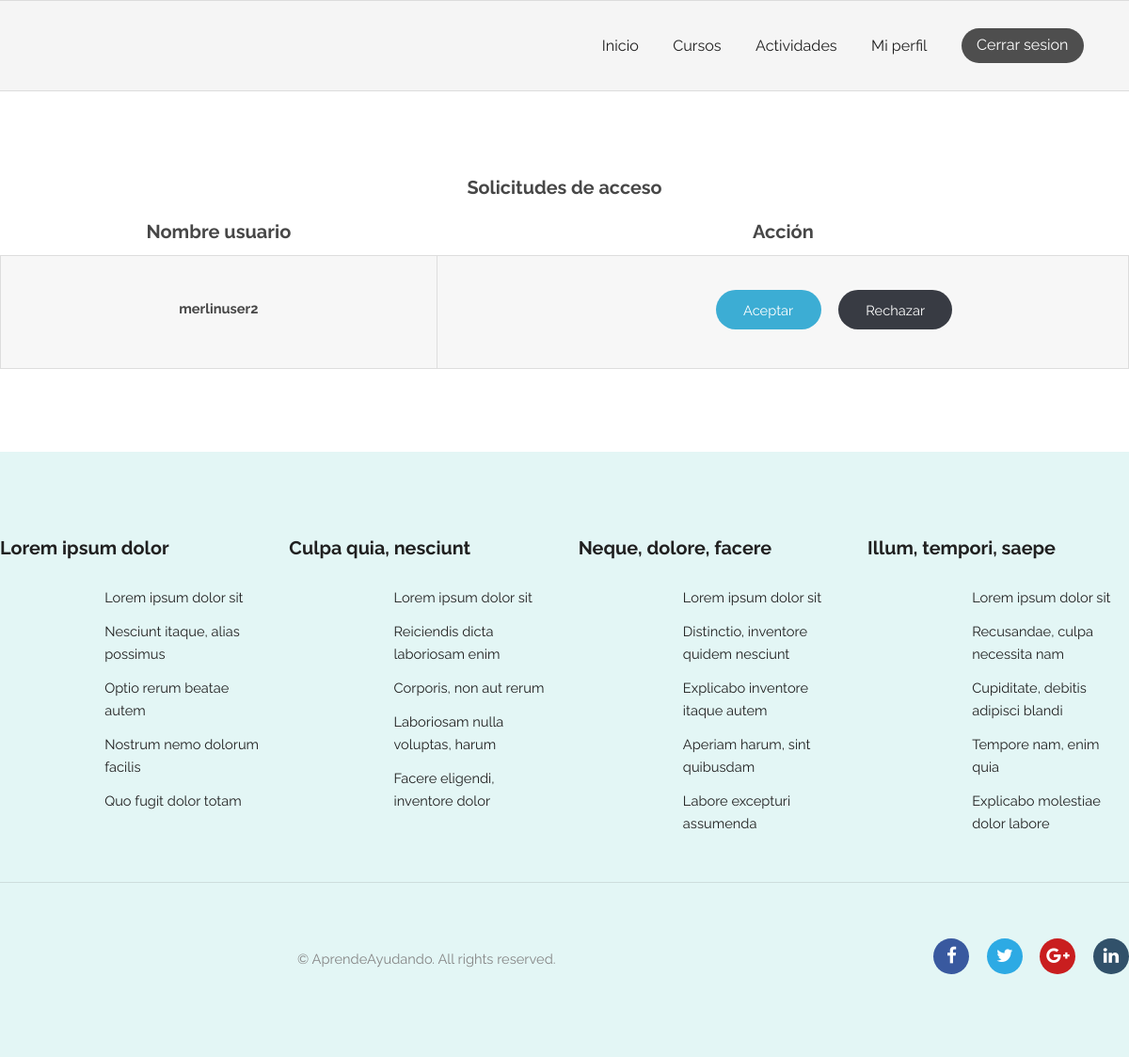
/activity/2/activityrequest/ (signed in), run on an earlier commit of the app's database.
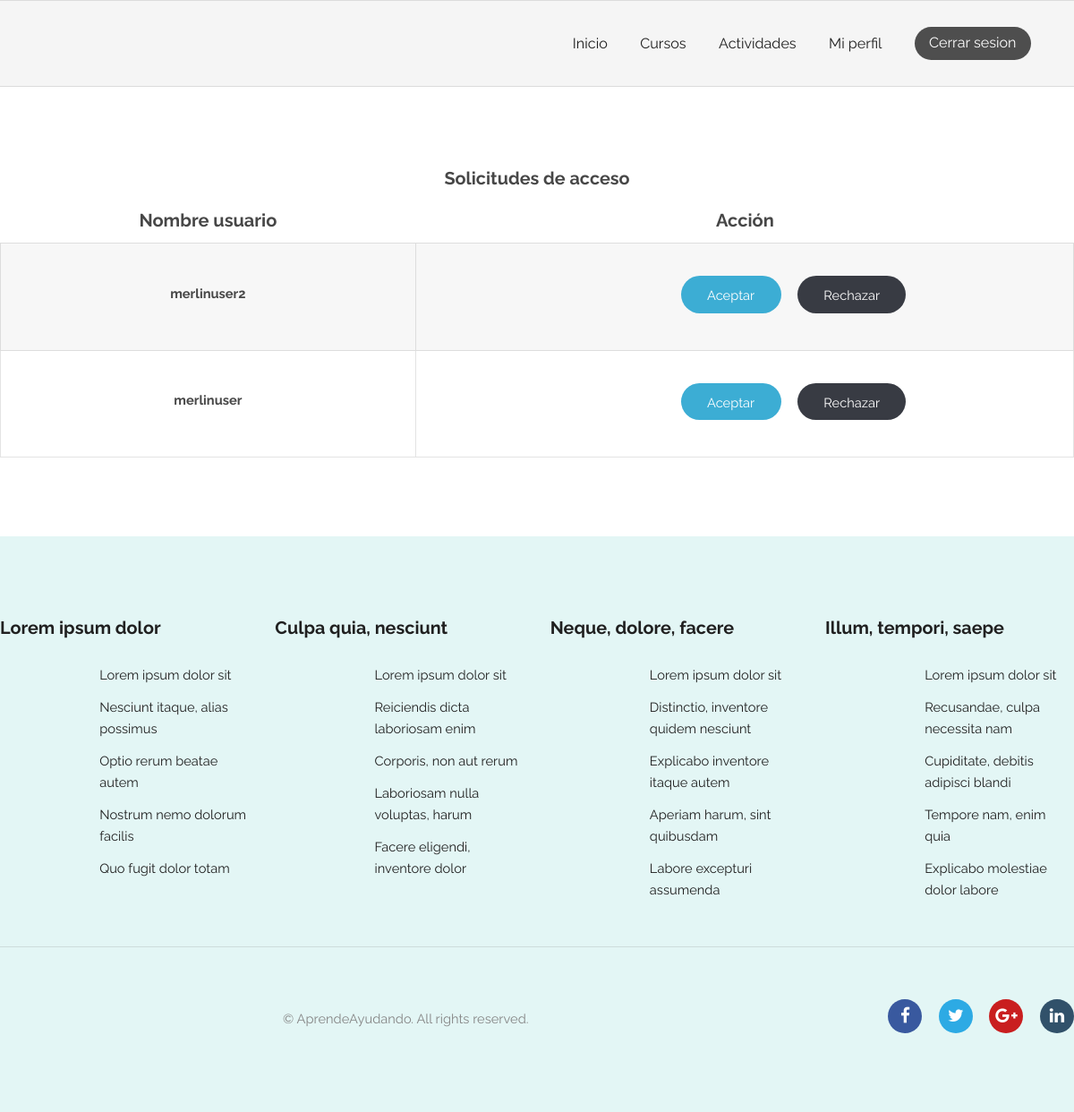
And on a later commit of the database.
### activity/models.py (models this page shows)
class ActivityRequest(models.Model):
    requester = models.ForeignKey(get_user_model(), on_delete=models.CASCADE, limit_choices_to=Q(groups__name='Estudiante'))
    activity = models.ForeignKey(Activity, on_delete=models.CASCADE)
    pub_date = models.DateTimeField(verbose_name="date published", auto_now_add=True, null=True)
    class Meta:
        verbose_name = "Solicitud de Actividad"
        verbose_name_plural = "Solicitudes de Actividades"
        unique_together = ('requester', 'activity')

### activity/views.py (the view)
# urls.py: path('<int:activity_id>/activityrequest/', views.view_activity_request, name='activityrequest'),
@login_required
@permission_required('activity.view_activityrequest', raise_exception=True)
def view_activity_request(request, activity_id):
    activity = get_object_or_404(Activity, pk=activity_id)
    if request.user!=activity.entity and not request.user.is_superuser:
        return HttpResponseForbidden()
    user_list = ActivityRequest.objects.filter(activity=activity)
    context = {
        'activity':activity,
        'user_list': user_list,
        'usuario': request.user
    }
    return render(request, 'activity/activityrequest.html', context)

### AprendeAyudando/templates/activity/activityrequest.html (shortened to what this page needs)
{% extends "registration/base.html" %}
{% block content %}
<section class="wrapper align-center login">
    <div class="container 100%">
        <h3>Solicitudes de acceso</h3>
        {% if user_list %}
        <table class="alt">
            <thead>
                <tr>
                    <th style="text-align:center;"><strong style="font-size:20px">Nombre usuario</strong></th>
                    <th style="text-align:center;"><strong style="font-size:20px">Acción</strong></th>
                </tr>
            </thead>
            <tbody>
            {% for esteUsuario in user_list %}
                <tr>
                    <td><strong>{{ esteUsuario.requester.username }}</strong></td>
                    <td style="text-align:center;">
                        <form action="{% url 'activity:action_activity_request' activity.id %}" method="POST">
                            <ul class="actions" style="margin-top: 25px;">
                                <li>
                                    <input type="submit" value="Aceptar" name="aceptar" class="letraEnBlanco">
                                </li>
                                <li>
                                    <input type="submit" value="Rechazar" name="rechazar" class="special">
                                </li>
                            </ul>
                        </form>
                    </td>
                </tr>
            {% endfor %}
            </tbody>
        </table>
        {% else %}
            <p>No hay solicitudes de estudiantes disponibles.</p>
        {% endif %}
    </div>
</section>
{% endblock %}

### AprendeAyudando/templates/registration/base.html (shortened to what this page needs)
{% load static %}
<!DOCTYPE html>
<html>
  <head>
    <link rel="stylesheet" type="text/css" href="{% static 'general/css/skel.css' %}" />
	<link rel="stylesheet" type="text/css" href="{% static 'general/css/style.css' %}" />
	<link rel="stylesheet" type="text/css" href="{% static 'general/css/style-xlarge.css' %}"/>
	<link rel="stylesheet" href="https://cdnjs.cloudflare.com/ajax/libs/font-awesome/4.7.0/css/font-awesome.min.css">
	<link rel="stylesheet" type="text/css" href="{% static 'courses/style.css' %}">
  </head>
  <body class="landing">
			<header id="header">
				<nav id="nav">
					<ul>
						<li><a href="/">Inicio</a></li>
						<li><a href="/courses">Cursos</a></li>
						<li><a href="/activity">Actividades</a></li>
						{% if not user.is_authenticated %}
							<li><a href="/register" >Registro</a></li>
							<li><a href="/accounts/login" class="button special" >Login</a></li>
						{% else %}
							<li><a href="/account" >Mi perfil</a></li>
							<li><a href="{% url 'logout' %}" class="button special" >Cerrar sesion</a></li>
						{% endif %}
					</ul>
				</nav>
            </header>
            {% block content %}
            {% endblock %}
			<footer id="footer">
				<div class="container">
					<section class="links">
						<div class="row">
							<section class="3u 6u(medium) 12u$(small)">
								<h3>Lorem ipsum dolor</h3>
								<ul class="unstyled">
									<li><a href="#">Lorem ipsum dolor sit</a></li>
									<li><a href="#">Nesciunt itaque, alias possimus</a></li>
									<li><a href="#">Optio rerum beatae autem</a></li>
									<li><a href="#">Nostrum nemo dolorum facilis</a></li>
									<li><a href="#">Quo fugit dolor totam</a></li>
								</ul>
							</section>
							<section class="3u 6u$(medium) 12u$(small)">
								<h3>Culpa quia, nesciunt</h3>
								<ul class="unstyled">
									<li><a href="#">Lorem ipsum dolor sit</a></li>
									<li><a href="#">Reiciendis dicta laboriosam enim</a></li>
									<li><a href="#">Corporis, non aut rerum</a></li>
									<li><a href="#">Laboriosam nulla voluptas, harum</a></li>
									<li><a href="#">Facere eligendi, inventore dolor</a></li>
								</ul>
							</section>
							<section class="3u 6u(medium) 12u$(small)">
								<h3>Neque, dolore, facere</h3>
								<ul class="unstyled">
									<li><a href="#">Lorem ipsum dolor sit</a></li>
									<li><a href="#">Distinctio, inventore quidem nesciunt</a></li>
									<li><a href="#">Explicabo inventore itaque autem</a></li>
									<li><a href="#">Aperiam harum, sint quibusdam</a></li>
									<li><a href="#">Labore excepturi assumenda</a></li>
								</ul>
							</section>
							<section class="3u$ 6u$(medium) 12u$(small)">
								<h3>Illum, tempori, saepe</h3>
								<ul class="unstyled">
									<li><a href="#">Lorem ipsum dolor sit</a></li>
									<li><a href="#">Recusandae, culpa necessita nam</a></li>
									<li><a href="#">Cupiditate, debitis adipisci blandi</a></li>
									<li><a href="#">Tempore nam, enim quia</a></li>
									<li><a href="#">Explicabo molestiae dolor labore</a></li>
								</ul>
							</section>
						</div>
					</section>
					<div class="row">
						<div class="8u 12u$(medium)">
							<ul class="copyright">
								<li>&copy; AprendeAyudando. All rights reserved.</li>
							</ul>
						</div>
						<div class="4u$ 12u$(medium)">
							<ul class="icons">
								<li>
									<a class="icon rounded fa-facebook"><span class="label">Facebook</span></a>
								</li>
								<li>
									<a class="icon rounded fa-twitter"><span class="label">Twitter</span></a>
								</li>
								<li>
									<a class="icon rounded fa-google-plus"><span class="label">Google+</span></a>
								</li>
								<li>
									<a class="icon rounded fa-linkedin"><span class="label">LinkedIn</span></a>
								</li>
							</ul>
						</div>
					</div>
				</div>
			</footer>
	</body>
</html>

### AprendeAyudando/static/general/css/skel.css (style rules this page uses)
html,body,div,span,applet,object,iframe,h1,h2,h3,h4,h5,h6,p,blockquote,pre,a,abbr,acronym,address,big,cite,code,del,dfn,em,img,ins,kbd,q,s,samp,small,strike,strong,sub,sup,tt,var,b,u,i,center,dl,dt,dd,ol,ul,li,fieldset,form,label,legend,table,caption,tbody,tfoot,thead,tr,th,td,article,aside,canvas,details,embed,figure,figcaption,footer,header,hgroup,menu,nav,output,ruby,section,summary,time,mark,audio,video { margin:0;padding:0;border:0;font-size:100%;font:inherit;vertical-align:baseline; }
article,aside,details,figcaption,figure,footer,header,hgroup,menu,nav,section { display:block; }
body { line-height:1; }
ol,ul { list-style:none; }
table { border-collapse:collapse;border-spacing:0; }
body { -webkit-text-size-adjust:none }
*, *:before, *:after { -moz-box-sizing: border-box; -webkit-box-sizing: border-box; box-sizing: border-box; }
.container { margin-left: auto; margin-right: auto; width: 1200px; }
.row { border-bottom: solid 1px transparent; }
.row > * { float: left; }
.row:after, .row:before { content: ''; display: block; clear: both; height: 0; }
.row > * { padding: 0 0 0 2em; }
.row { margin: 0 0 -1px -2em; }
.\38 u, .\38 u\24 { width: 66.6666666667%; clear: none; margin-left: 0; }
.\34 u, .\34 u\24 { width: 33.3333333333%; clear: none; margin-left: 0; }
.\33 u, .\33 u\24 { width: 25%; clear: none; margin-left: 0; }

### AprendeAyudando/static/general/css/style-xlarge.css (style rules this page uses)
body, input, select, textarea { font-size: 11pt; }

### AprendeAyudando/static/courses/style.css (style rules this page uses)
ul { text-align: left; margin-left: 40%; list-style-type: none; }
input[type="submit"].letraEnBlanco { color: #FFFFFF !important; }

What changed in the data, as far as the page shows it:
added ActivityRequest: requester.username "merlinuser"
